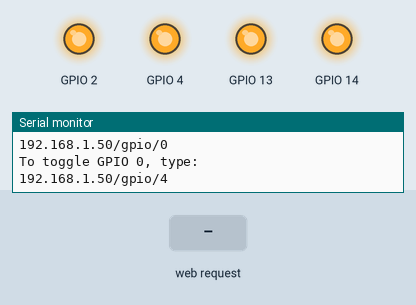
Simulated run of this sketch. Board: ESP8266 (NodeMCU). Parts: output pins drawn as LEDs (lit = HIGH), the last lines printed to the serial monitor. The test bench sets the inputs (shaded band). WiFi joins after 1.5 s; servers stay silent unless stated.

Above: at 2.7 s.
2.8 s: HTTP request GET /gpio/11 received
At 3.2 s:
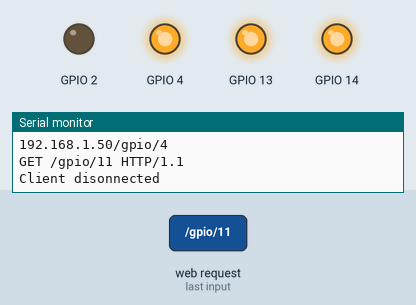
4.3 s: HTTP request GET /gpio/21 received
At 5.5 s:
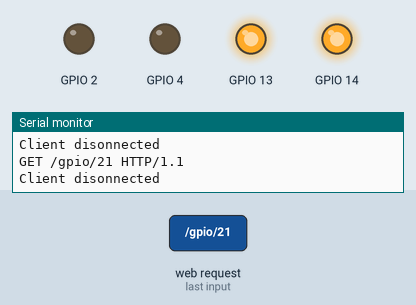
5.8 s: HTTP request GET /gpio/10 received
At 6.9 s:
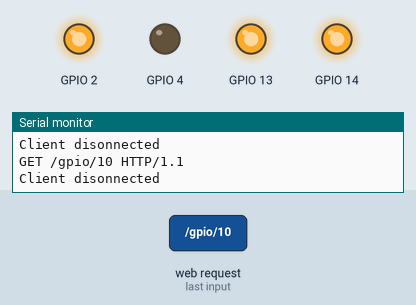
7.3 s: HTTP request GET /gpio/31 received
At 8.2 s:
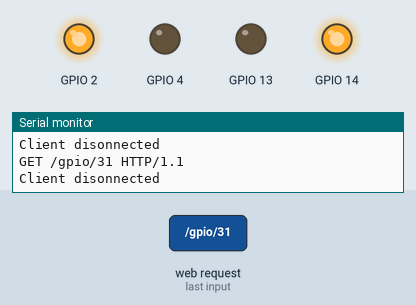
8.8 s: HTTP request GET /gpio/20 received
At 9.5 s:
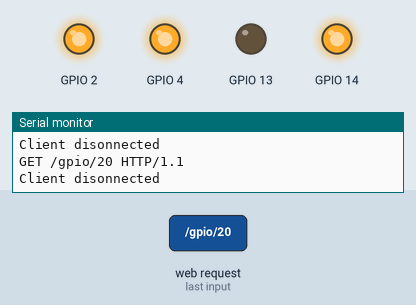
10.3 s: HTTP request GET /gpio/30 received
At 10.8 s:
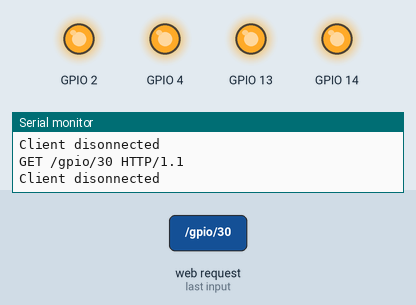
Timing chart, 0 to 12.8 s (numbered marks = the images above; inputs shaded):
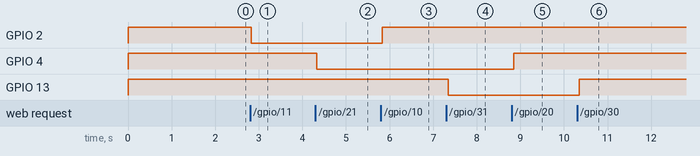

Measured:
- after the input at 2.8 s, GPIO 2: HIGH → LOW at once
- after the input at 4.3 s, GPIO 4: HIGH → LOW at once
- after the input at 5.8 s, GPIO 2: LOW → HIGH at once
- after the input at 7.3 s, GPIO 13: HIGH → LOW at once
- after the input at 8.8 s, GPIO 4: LOW → HIGH after 0.05 s
- after the input at 10.3 s, GPIO 13: LOW → HIGH after 0.05 s

The sketch:

siri.ino
```cpp
//  阿正原创，个人博客：www.wenzheng.club
// 原理为利用ios12 支持的捷径软件和esp8266的http服务器
// 捷径进行http访问指定ip，esp8266检测到特定ip进行相应的io操作
#include <ESP8266WiFi.h>
const char* ssid = "maker_space";
const char* password = "chuangke666";
// 以上烧写程序配网方式可以换成微信扫码配网，等等，具体操作可查看博客相关例子
WiFiServer server(80);  // 服务器端口号
void setup() {
  Serial.begin(115200);
  delay(10);
  pinMode(2, OUTPUT);
  pinMode(4, OUTPUT);
  pinMode(13, OUTPUT);
  pinMode(14, OUTPUT);
  digitalWrite(2, 1);
  digitalWrite(4, 1);
  digitalWrite(13, 1);
  digitalWrite(14, 1);
  // Connect to WiFi network
  Serial.println();
  Serial.println();
  Serial.print("Connecting to ");
  Serial.println(ssid);
  WiFi.begin(ssid, password);
  while (WiFi.status() != WL_CONNECTED) {
    delay(500);
    Serial.print(".");
  }
  Serial.println("");
  Serial.println("WiFi connected");
  // Start the server
  server.begin();
  Serial.println("Server started @ ");
  // Print the IP address & instructions
  Serial.println(WiFi.localIP());
  //打印出IP地址，后期可以制作显示器来外部硬件显示ip
  Serial.println("To control GPIO, open your web browser.");
  Serial.println("To set GPIO 0 high, type:");
  Serial.print(WiFi.localIP());
  Serial.println("/gpio/1");
  Serial.println("To set GPIO 0 low, type:");
  Serial.print(WiFi.localIP());
  Serial.println("/gpio/0");
  Serial.println("To toggle GPIO 0, type:");
  Serial.print(WiFi.localIP());
  Serial.println("/gpio/4");
}
void loop() {
  // Check if a client has connected
  WiFiClient client = server.available();
  if (!client) {
    delay(100);
    return;
  }
  String req = client.readStringUntil('\r');
  Serial.println(req);
  client.flush();
  // Match the request
  int val;
  //      下面开始判断ip进行动作指令
  if (req.indexOf("/gpio/10") != -1)
    digitalWrite(2, 1);
  else if (req.indexOf("/gpio/11") != -1)
    digitalWrite(2, 0);
  else if (req.indexOf("/gpio/20") != -1)
    digitalWrite(4, 1);
  else if (req.indexOf("/gpio/21") != -1)
    digitalWrite(4, 0);
  else if (req.indexOf("/gpio/30") != -1)
    digitalWrite(13, 1);
  else if (req.indexOf("/gpio/31") != -1)
    digitalWrite(13, 0);
  else if (req.indexOf("/gpio/40") != -1)
    digitalWrite(14, 1);
  else if (req.indexOf("/gpio/41") != -1)
    digitalWrite(14, 0);
  else {
    Serial.println("invalid request");
    client.print("HTTP/1.1 404\r\n");
    client.stop();
    return;
  }
  client.flush();
  // Prepare the response
  String s = "HTTP/1.1 200 OK\r\nContent-Type: text/html\r\n\r\n<!DOCTYPE HTML>\r\n<html>\r\nWelcome wenzheng space! ";
  s += "</html>\n";
  // Send the response to the client
  client.print(s);
  delay(1);
  Serial.println("Client disonnected");
}
```
